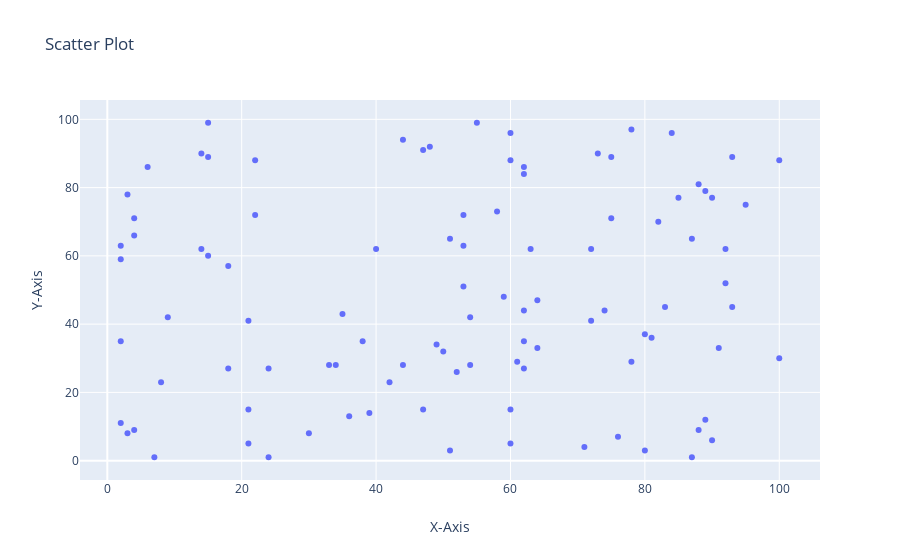

The code cell stored with this chart in its notebook:
### Code cell
fig

### Figure 1 — Plotly figure (JSON) as saved in the notebook; plotly's stock layout.template omitted (floating-point values rounded to 4 significant figures)
{"data": [{"mode": "markers", "type": "scatter", "x": [52, 93, 15, 72, 61, 21, 83, 87, 75, 75, 88, 100, 24, 3, 22, 53, 2, 88, 30, 38, 2, 64, 60, 21, 33, 76, 58, 22, 89, 49, 91, 59, 42, 92, 60, 80, 15, 62, 62, 47, 62, 51, 55, 64, 3, 51, 7, 21, 73, 39, 18, 4, 89, 60, 14, 9, 90, 53, 2, 84, 92, 60, 71, 44, 8, 47, 35, 78, 81, 36, 50, 4, 2, 6, 54, 4, 54, 93, 63, 18, 90, 44, 34, 74, 62, 100, 14, 95, 48, 15, 72, 78, 87, 62, 40, 85, 80, 82, 53, 24], "y": [26, 89, 60, 41, 29, 15, 45, 65, 89, 71, 9, 88, 1, 8, 88, 63, 11, 81, 8, 35, 35, 33, 5, 41, 28, 7, 73, 72, 12, 34, 33, 48, 23, 62, 88, 37, 99, 44, 86, 91, 35, 65, 99, 47, 78, 3, 1, 5, 90, 14, 27, 9, 79, 15, 90, 42, 77, 51, 63, 96, 52, 96, 4, 94, 23, 15, 43, 29, 36, 13, 32, 71, 59, 86, 28, 66, 42, 45, 62, 57, 6, 28, 28, 44, 84, 30, 62, 75, 92, 89, 62, 97, 1, 27, 62, 77, 3, 70, 72, 27]}], "layout": {"autosize": true, "hovermode": "closest", "title": {"text": "Scatter Plot"}, "xaxis": {"autorange": true, "range": [-4.1, 106.1], "title": {"text": "X-Axis"}, "type": "linear"}, "yaxis": {"autorange": true, "range": [-6.178, 106.2], "title": {"text": "Y-Axis"}, "type": "linear"}}}
